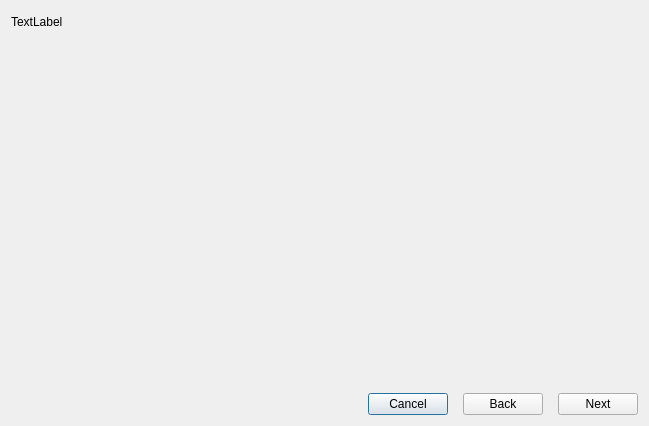
<?xml version="1.0" encoding="UTF-8"?>
<ui version="4.0">
 <class>DialogSetNewPattern</class>
 <widget class="QDialog" name="DialogSetNewPattern">
  <property name="geometry">
   <rect>
    <x>0</x>
    <y>0</y>
    <width>649</width>
    <height>426</height>
   </rect>
  </property>
  <property name="windowTitle">
   <string>Dialog</string>
  </property>
  <layout class="QVBoxLayout" name="verticalLayout">
   <property name="spacing">
    <number>15</number>
   </property>
   <property name="topMargin">
    <number>15</number>
   </property>
   <item>
    <widget class="QLabel" name="lb_step_name">
     <property name="text">
      <string>TextLabel</string>
     </property>
    </widget>
   </item>
   <item>
    <widget class="QStackedWidget" name="main_stack_wg"/>
   </item>
   <item>
    <layout class="QHBoxLayout" name="horizontalLayout" stretch="10,1,1,1">
     <item>
      <spacer name="horizontalSpacer">
       <property name="orientation">
        <enum>Qt::Orientation::Horizontal</enum>
       </property>
       <property name="sizeHint" stdset="0">
        <size>
         <width>40</width>
         <height>20</height>
        </size>
       </property>
      </spacer>
     </item>
     <item>
      <widget class="QPushButton" name="btn_cancel">
       <property name="text">
        <string>Cancel</string>
       </property>
      </widget>
     </item>
     <item>
      <widget class="QPushButton" name="btn_back">
       <property name="text">
        <string>Back</string>
       </property>
      </widget>
     </item>
     <item>
      <widget class="QPushButton" name="btn_next">
       <property name="text">
        <string>Next</string>
       </property>
      </widget>
     </item>
    </layout>
   </item>
  </layout>
 </widget>
 <resources/>
 <connections/>
</ui>
